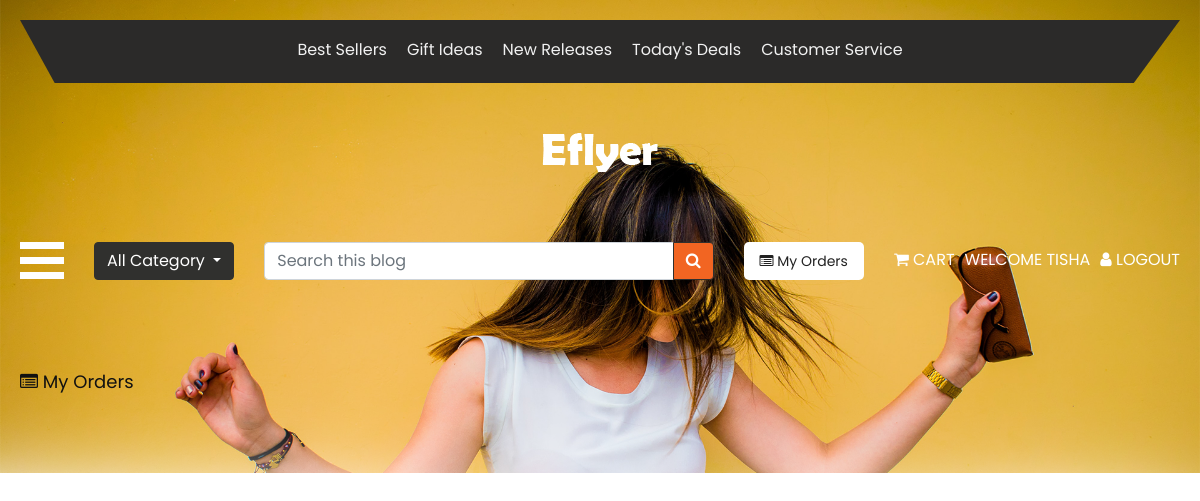
The page /my-orders (signed in) on the database as committed earlier.
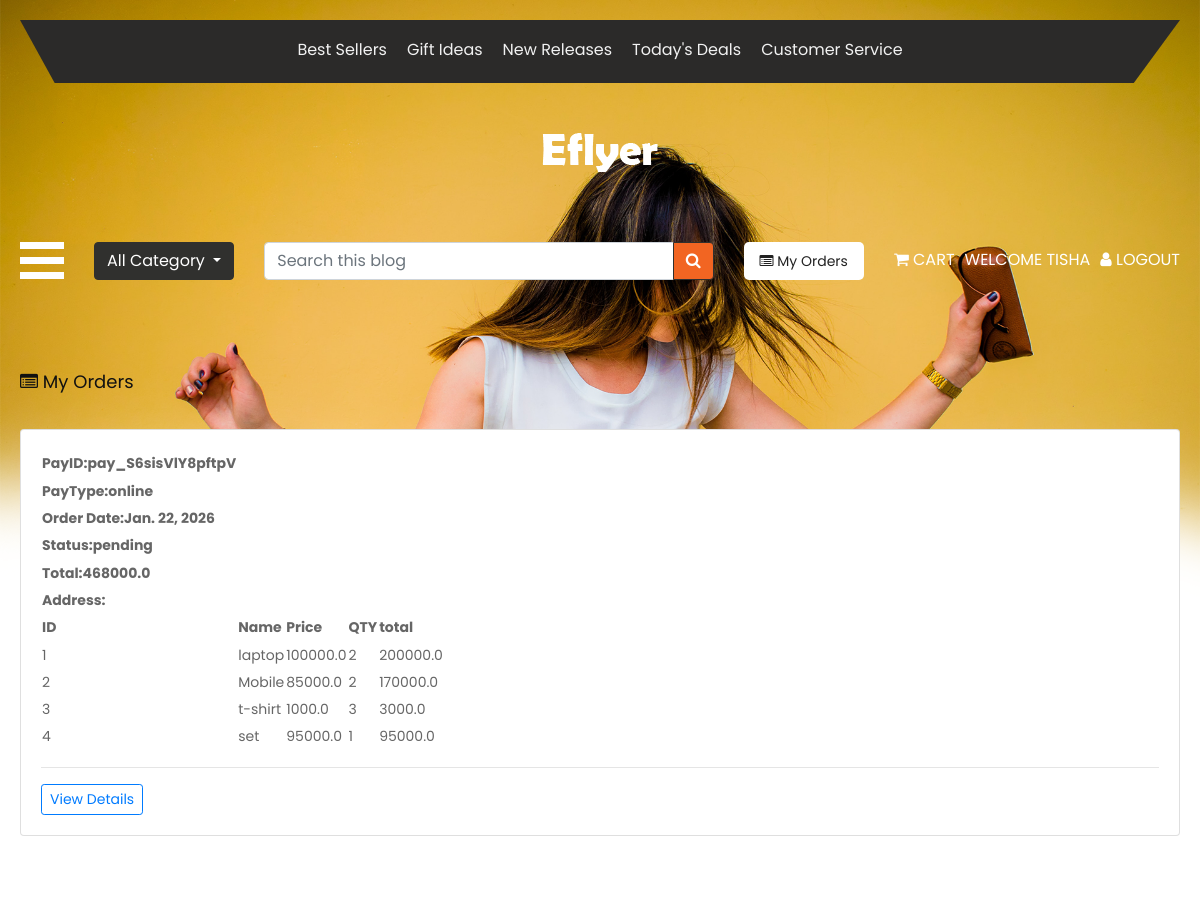
The same page on the database as committed later.
### myapp/models.py (models this page shows, shortened)
class Order(models.Model):
    user = models.ForeignKey(User,on_delete=models.CASCADE)
    data = models.DateField()
    total = models.FloatField()
    status = models.CharField(max_length=20,default="pending")
    paytype= models.CharField(max_length=20,default="online")
    payid = models.CharField(max_length=50)
    address=models.ForeignKey(Address,on_delete=models.CASCADE,null=True)

class OrderDetials(models.Model):
    order=models.ForeignKey(Order,on_delete=models.CASCADE, related_name="details")
    product=models.ForeignKey(Product,on_delete=models.CASCADE)
    qty=models.IntegerField()
    price=models.FloatField()
    def total_price(self):
        return self.price*self.qty

class Product(models.Model):
    category = models.ForeignKey(Category,on_delete=models.CASCADE)
    name = models.CharField(max_length=50)
    price = models.FloatField()
    qty = models.IntegerField()
    desc = models.TextField()
    image = models.ImageField(upload_to="pro_image")

### myapp/views.py (the view)
# urls.py: path('my-orders',my_orders, name='my_orders'),
@login_required(login_url="login_register")
def my_orders(request):
    orders =Order.objects.filter(user=request.user)
    return render(request, 'my_orders.html',{"orders":orders})

### myapp/templates/my_orders.html
{% extends 'base.html' %}
{% block body %}
<div class="container mt-5 mb-5">
    <h3><i class="fa fa-list-alt"></i> My Orders</h3>
    {% for od in orders%}
    <div class="card mt-4">
        <div class="card-body">
            <table class="placed_order-table">
                <thead>
                    <tr>
                        <th>PayID:{{od.payid}}</th>
                    </tr>
                    <tr>
                        <th>PayType:{{od.paytype}}</th>
                    </tr>
                    <tr>
                        <th>Order Date:{{od.data}}</th>
                    </tr>
                    <tr>
                        <th>Status:{{od.status}}</th>
                    </tr>
                    <tr>
                        <th>Total:{{od.total}}</th>
                    </tr>
                    <tr>
                        <th>Address:{{od.address.address}}</th>
                    </tr>
                    <tr>
                        <th>ID</th>
                        <th>Name</th>
                        <th>Price</th>
                        <th>QTY</th>
                        <th>total</th>
                    </tr>
                </thead>
                <tbody>
                    {%for i in od.details.all%}
                    <tr>
                        <td>{{forloop.counter}}</td>
                        <td>{{i.product.name}}</td>
                        <td>{{i.price}}</td>
                        <td>{{i.qty}}</td>
                        <td>{{i.total_price}}</td>
                    </tr>
                    {%endfor%}
                </tbody>
            </table>
            <hr>
            <a href="{% url 'cart' %}" class="btn btn-sm btn-outline-primary">
                View Details
            </a>
        </div>
    </div>
    {%endfor%}
</div>
{% endblock %}

Rows that differ between the two databases and show on the page:
added Order: payid "pay_S6sisVlY8pftpV", paytype "online", data "Jan. 22, 2026", status "pending", total "468000.0"
added OrderDetials: product.name "laptop", price "100000.0", qty "2", total_price "200000.0"
added OrderDetials: product.name "Mobile", price "85000.0", qty "2", total_price "170000.0"
added OrderDetials: product.name "t-shirt", price "1000.0", qty "3", total_price "3000.0"
added OrderDetials: product.name "set", price "95000.0", qty "1", total_price "95000.0"
